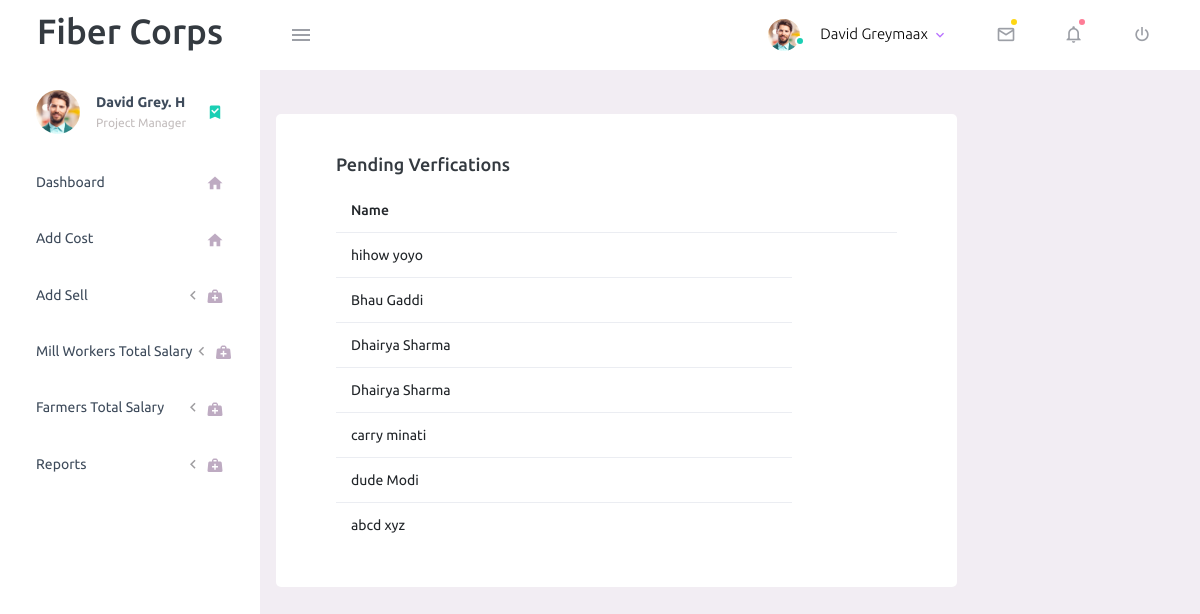
Page /verify.php on the earlier database version.
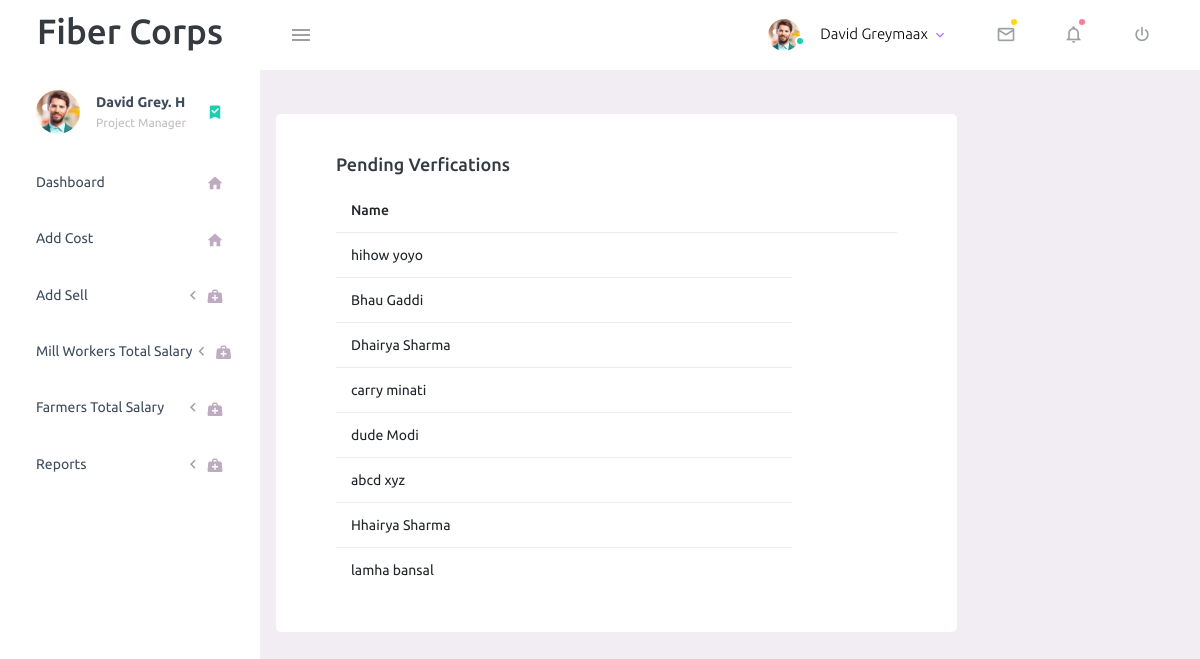
Same page on the later database version.
### tables this page shows
CREATE TABLE `user` (
  `farm_id` int(11) NOT NULL,
  `first_name` varchar(50) NOT NULL,
  `last_name` varchar(50) NOT NULL,
  `email` varchar(100) NOT NULL,
  `mobile_number` varchar(10) NOT NULL,
  `username` varchar(60) NOT NULL,
  `password` varchar(100) NOT NULL,
  `role` varchar(20) NOT NULL,
  `verify` varchar(50) NOT NULL
);

### verify.php (the view, shortened to what this page needs)
<!DOCTYPE html>
<html lang="en">
  <head>
    <link rel="stylesheet" href="assets/vendors/mdi/css/materialdesignicons.min.css">
    <link rel="stylesheet" href="assets/vendors/css/vendor.bundle.base.css">
    <link rel="stylesheet" href="assets/css/style.css">
  </head>
  <body>
    <div class="container-scroller">
    <?php include('nav.php'); ?>
    <div class="main-panel">
	<div class="content-wrapper">
				<div class="row" id="proBanner">
                     <div class="card col-lg-9" >
                        <div class="card-body">
                           <h4 class="card-title">Pending verfications</h4>
                           <table class="table table-hover">
                              <thead>
                                 <tr>
                                    <th>Name</th>
                                    <th></th>
                                 </tr>
                              </thead>
                              <?php
                                 $conn = mysqli_connect("localhost", "root", "", "fiber_cops");
                                 $sql = "SELECT * FROM user";
                                 $result = $conn->query($sql);
                                 if ($result->num_rows > 0)
                                 {
                                 while ($row = $result->fetch_assoc())
                                 {
								 echo "<tr>
								 <td>" . $row["first_name"] . "  ". $row["last_name"] ."</td>
								 </tr>";
                                 }
                                 echo "</table>";
                                 }
                                 else
                                 {
                                 echo "0 results";
                                 }
                                 ?>
                        </div>
                     </div>
                  </div>
				  </div>
                  </div>
        </div>
      </div>
  </body>
</html>

### nav.php (shortened to what this page needs)
<nav class="navbar default-layout-navbar col-lg-12 col-12 p-0 fixed-top d-flex flex-row">
  <div class="text-center navbar-brand-wrapper d-flex align-items-center justify-content-center">
    <h1>Fiber Corps</h1>
  </div>
  <div class="navbar-menu-wrapper d-flex align-items-stretch">
    <button class="navbar-toggler navbar-toggler align-self-center" type="button" data-toggle="minimize">
      <span class="mdi mdi-menu"></span>
    </button>
    <ul class="navbar-nav navbar-nav-right">
      <li class="nav-item nav-profile dropdown">
        <a class="nav-link dropdown-toggle" id="profileDropdown" href="#" data-toggle="dropdown" aria-expanded="false">
          <div class="nav-profile-img">
            <img src="assets/images/faces/face1.jpg" alt="image">
            <span class="availability-status online"></span>
          </div>
          <div class="nav-profile-text">
            <p class="mb-1 text-black">David Greymaax</p>
          </div>
        </a>
      </li>
      <li class="nav-item dropdown">
        <a class="nav-link count-indicator dropdown-toggle" id="messageDropdown" href="#" data-toggle="dropdown" aria-expanded="false">
          <i class="mdi mdi-email-outline"></i>
          <span class="count-symbol bg-warning"></span>
        </a>
      </li>
      <li class="nav-item dropdown">
        <a class="nav-link count-indicator dropdown-toggle" id="notificationDropdown" href="#" data-toggle="dropdown">
          <i class="mdi mdi-bell-outline"></i>
          <span class="count-symbol bg-danger"></span>
        </a>
      </li>
      <li class="nav-item nav-logout d-none d-lg-block">
        <a class="nav-link" href="#">
          <i class="mdi mdi-power"></i>
        </a>
      </li>
    </ul>
  </div>
</nav>
<div class="container-fluid page-body-wrapper">
  <nav class="sidebar sidebar-offcanvas" id="sidebar">
    <ul class="nav">
      <li class="nav-item nav-profile">
        <a href="#" class="nav-link">
          <div class="nav-profile-image">
            <img src="assets/images/faces/face1.jpg" alt="profile">
          </div>
          <div class="nav-profile-text d-flex flex-column">
            <span class="font-weight-bold mb-2">David Grey. H</span>
            <span class="text-secondary text-small">Project Manager</span>
          </div>
          <i class="mdi mdi-bookmark-check text-success nav-profile-badge"></i>
        </a>
      </li>
      <li class="nav-item">
        <a class="nav-link" href="dashboard.php">
          <span class="menu-title">Dashboard</span>
          <i class="mdi mdi-home menu-icon"></i>
        </a>
      </li>
      <li class="nav-item">
        <a class="nav-link" href="addcost.php">
          <span class="menu-title">Add Cost</span>
          <i class="mdi mdi-home menu-icon"></i>
        </a>
      </li>
      <li class="nav-item">
        <a class="nav-link" href="addsell.php" >
          <span class="menu-title">Add Sell</span>
          <i class="menu-arrow"></i>
          <i class="mdi mdi-medical-bag menu-icon"></i>
        </a>
        </li>
      <li class="nav-item">
        <a class="nav-link" data-toggle="collapse" href="#general-pages" aria-expanded="false" aria-controls="general-pages">
          <span class="menu-title">Mill Workers Total Salary</span>
          <i class="menu-arrow"></i>
          <i class="mdi mdi-medical-bag menu-icon"></i>
        </a>
        </li>
      <li class="nav-item">
        <a class="nav-link" data-toggle="collapse" href="#general-pages" aria-expanded="false" aria-controls="general-pages">
          <span class="menu-title">Farmers Total Salary</span>
          <i class="menu-arrow"></i>
          <i class="mdi mdi-medical-bag menu-icon"></i>
        </a>
        </li>
          <li class="nav-item">
        <a class="nav-link" href="reportmain.php">
          <span class="menu-title">Reports</span>
          <i class="menu-arrow"></i>
          <i class="mdi mdi-medical-bag menu-icon"></i>
        </a>
        </li>
    </ul>
  </nav>

Differences in the rows shown:
removed user: first_name "Dhairya", last_name "Sharma"
added user: first_name "Hhairya", last_name "Sharma"
added user: first_name "lamha", last_name "bansal"
